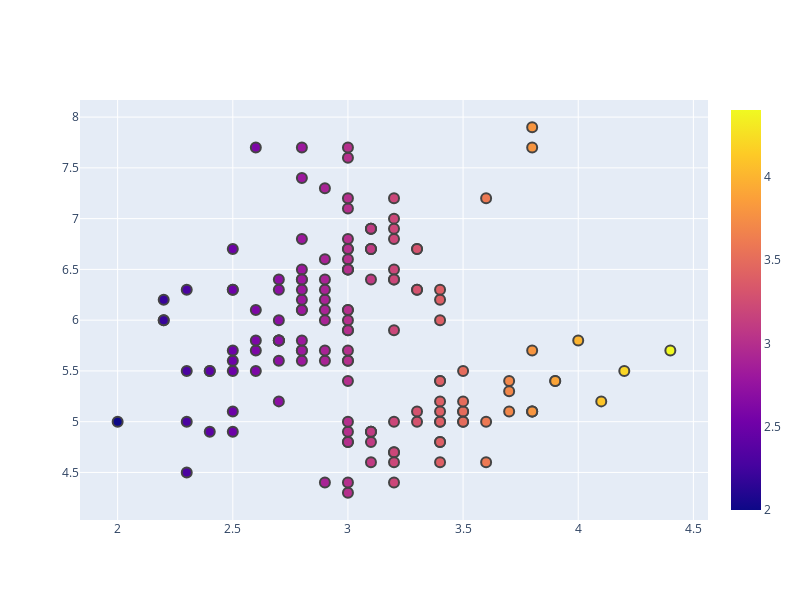

Source (notebook cell):
### Markdown cell above
## Scatter Plot

### Code cell
df_iris =px.data.iris()
# px.scatter(df_iris,x='sepal_width', y='sepal_length', color='species',size='petal_width',hover_data=['petal_width'], height=600)

fig=go.Figure()
fig.add_trace(go.Scatter(x=df_iris.sepal_width, y=df_iris.sepal_length, mode='markers', marker_color=df_iris.sepal_width,text=df_iris.species,
                        marker=dict(showscale=True)))
fig.update_traces(marker_line_width=2,marker_size=10)
fig.update_layout(height=600,width=800)

# fig=go.Figure(data=go.Scattergl(x=np.random.randn(100000),y=np.random.randn(100000),mode='markers',marker=dict(color=np.random.randn(100000),
#                                                                                                               colorscale='Viridis',line_width=1)))
# fig.update_layout(height=600,width=800)
# fig

### Figure 1 — Plotly figure (JSON) as saved in the notebook; plotly's stock layout.template omitted (floating-point values rounded to 4 significant figures; data arrays with more than 128 entries replaced by an {"elided": "..."} marker saying what was removed)
{"data": [{"marker": {"color": {"elided": "150 float values"}, "line": {"width": 2}, "showscale": true, "size": 10}, "mode": "markers", "text": {"elided": "150 str values"}, "type": "scatter", "x": {"elided": "150 float values"}, "y": {"elided": "150 float values"}}], "layout": {"height": 600, "width": 800, "xaxis": {"autorange": true, "range": [1.836, 4.564], "type": "linear"}, "yaxis": {"autorange": true, "range": [4.032, 8.168], "type": "linear"}}}
